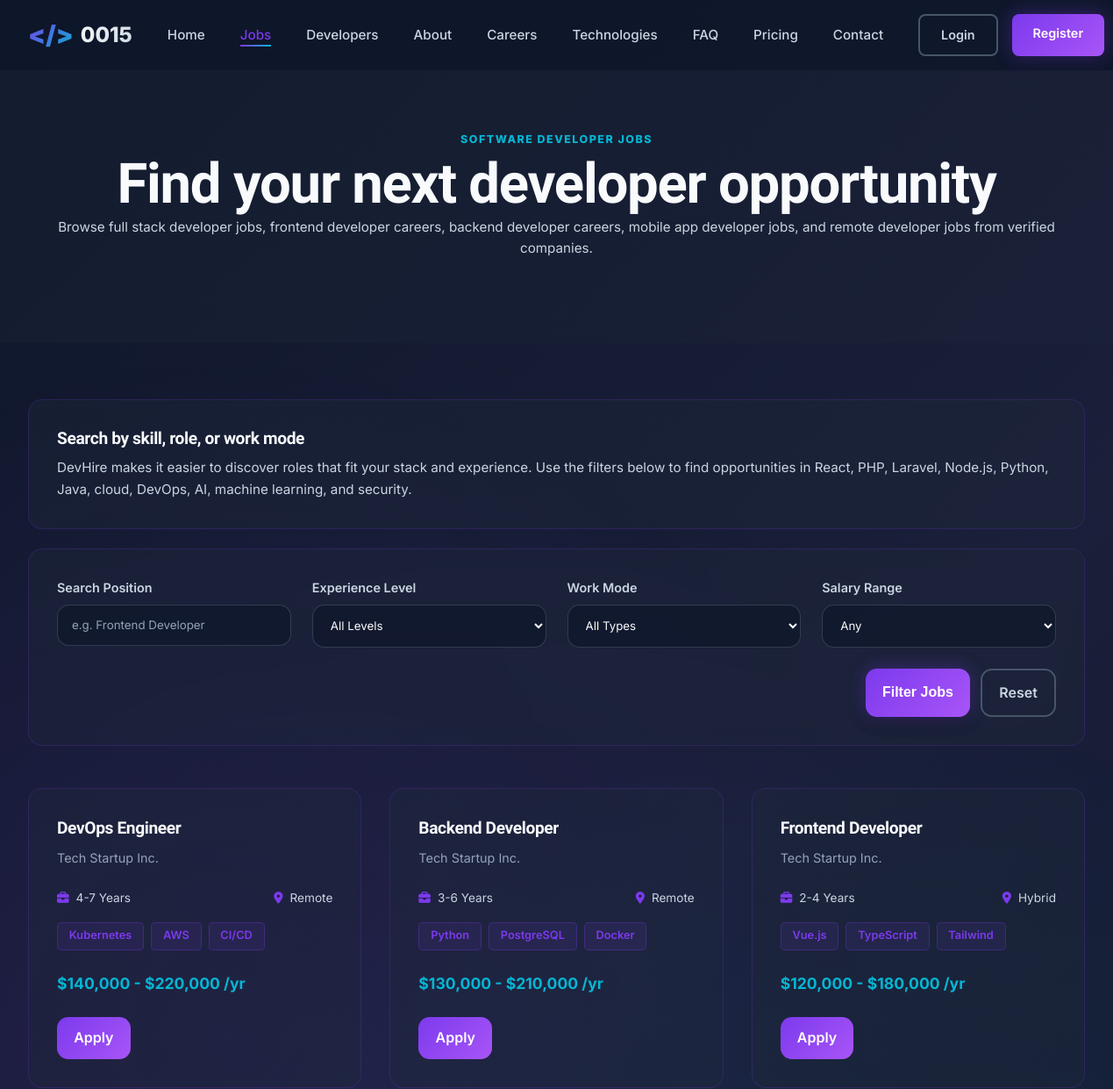
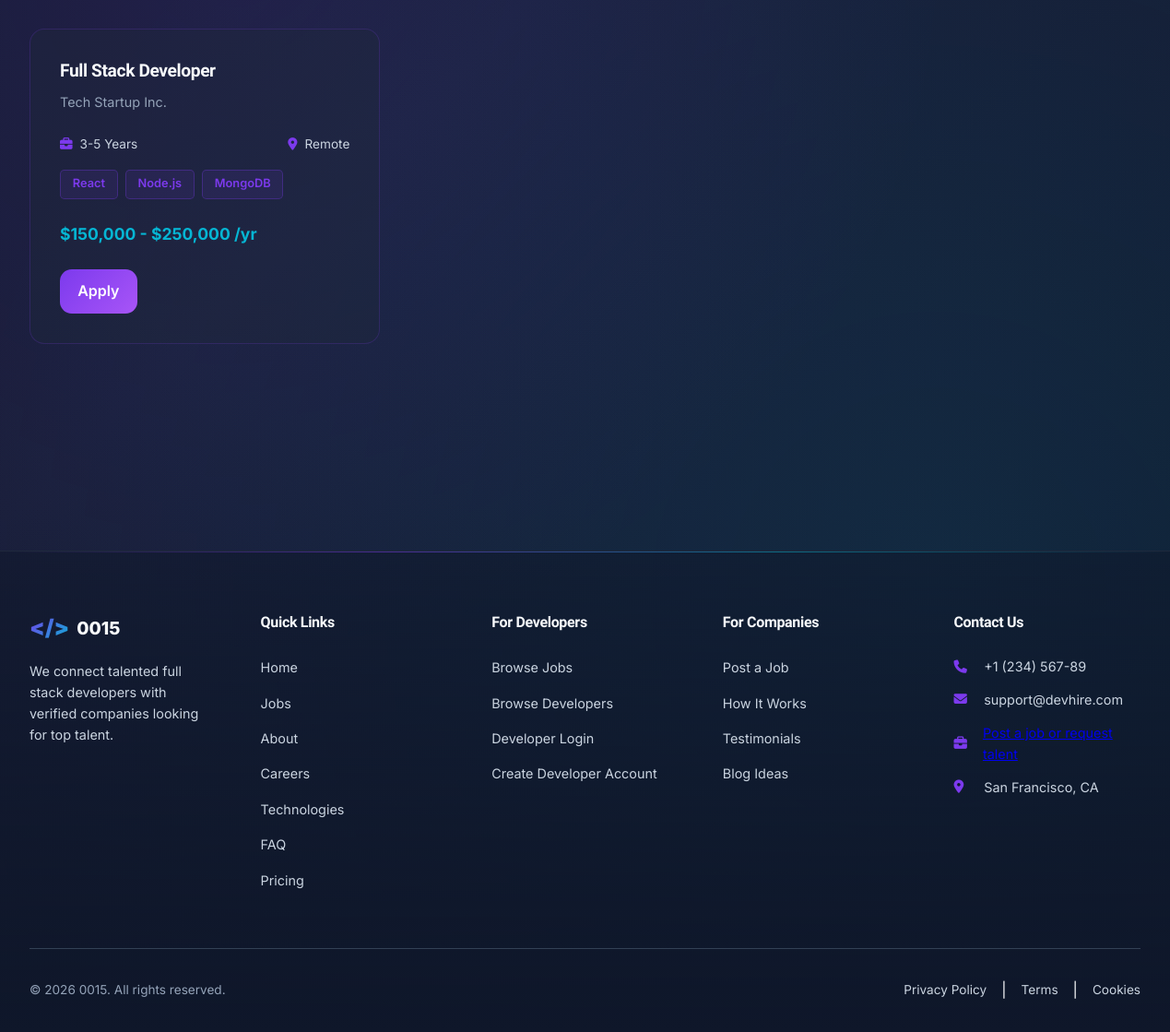
Screenshot of /pages/jobs.php with the database file from the repository (2 pictures, top to bottom).
### tables this page shows
CREATE TABLE jobs (
    id INT PRIMARY KEY AUTO_INCREMENT,
    title VARCHAR(255) NOT NULL,
    company_id INT NOT NULL,
    description LONGTEXT NOT NULL,
    requirements LONGTEXT NOT NULL,
    salary_min INT DEFAULT NULL,
    salary_max INT DEFAULT NULL,
    experience_level VARCHAR(50) DEFAULT NULL,
    job_type ENUM('full-time', 'part-time', 'contract', 'freelance') NOT NULL DEFAULT 'full-time',
    work_mode ENUM('remote', 'hybrid', 'on-site') NOT NULL DEFAULT 'remote',
    location VARCHAR(255) DEFAULT NULL,
    tech_stack LONGTEXT DEFAULT NULL,
    applications_count INT NOT NULL DEFAULT 0,
    status ENUM('active', 'inactive', 'closed') NOT NULL DEFAULT 'active',
    featured BOOLEAN NOT NULL DEFAULT FALSE,
    created_at TIMESTAMP NOT NULL DEFAULT CURRENT_TIMESTAMP,
    updated_at TIMESTAMP NOT NULL DEFAULT CURRENT_TIMESTAMP ON UPDATE CURRENT_TIMESTAMP,
    CONSTRAINT fk_jobs_company FOREIGN KEY (company_id) REFERENCES users(id) ON DELETE CASCADE,
    INDEX idx_status (status),
    INDEX idx_company (company_id),
    INDEX idx_featured (featured),
    FULLTEXT INDEX ft_title_description (title, description)
);

### includes/helpers.php (called while the page is built, shortened)
<?php
function appUrl(string $path = ''): string
{
    $normalizedPath = ltrim($path, '/');
    $baseUrl = APP_BASE_URL !== '' ? rtrim(APP_BASE_URL, '/') : '';
    return ($baseUrl !== '' ? $baseUrl : '') . '/' . $normalizedPath;
}
?>

### pages/jobs.php (the view, shortened to what this page needs)
<?php
require_once '../config/db.php';
$searchTerm = trim((string) ($_GET['q'] ?? $_GET['title'] ?? ''));
$page = max(1, (int) ($_GET['page'] ?? 1));
$limit = 12;
$offset = ($page - 1) * $limit;
$whereParts = ['j.status = ?'];
$params = ['active'];
$types = 's';
$whereSql = 'WHERE ' . implode(' AND ', $whereParts);
$dataSql = 'SELECT j.id, j.title, j.description, j.requirements, j.salary_min, j.salary_max, j.experience_level, j.job_type, j.work_mode, j.location, j.tech_stack, j.featured, j.created_at, COALESCE(u.company_name, u.fullName, \'Company\') AS company_name, COALESCE(u.profile_image, \'\') AS company_photo FROM jobs j LEFT JOIN users u ON u.id = j.company_id ' . $whereSql . ' ORDER BY j.featured DESC, j.created_at DESC LIMIT ? OFFSET ?';
$dataStmt = $conn->prepare($dataSql);
$dataParams = $params;
$dataTypes = $types . 'ii';
$dataParams[] = $limit;
$dataParams[] = $offset;
if (!empty($dataParams)) {
    $dataStmt->bind_param($dataTypes, ...$dataParams);
}
$dataStmt->execute();
$jobs = $dataStmt->get_result()->fetch_all(MYSQLI_ASSOC);
include '../includes/header.php';
include '../includes/navbar.php';
?>
    <section class="jobs-hero">
        <div class="jobs-hero-inner">
            <span class="eyebrow">Software Developer Jobs</span>
            <h1>Find your next developer opportunity</h1>
            <p class="quick-apply-subtitle">Browse full stack developer jobs, frontend developer careers, backend developer careers, mobile app developer jobs, and remote developer jobs from verified companies.</p>
        </div>
    </section>
    <section class="featured-jobs">
        <div class="job-card" style="margin-bottom: 22px;">
            <h2 class="job-title">Search by skill, role, or work mode</h2>
            <p class="feature-description">DevHire makes it easier to discover roles that fit your stack and experience. Use the filters below to find opportunities in React, PHP, Laravel, Node.js, Python, Java, cloud, DevOps, AI, machine learning, and security.</p>
        </div>
        <form method="GET" action="<?= appUrl('pages/jobs.php') ?>" class="jobs-filter-panel">
            <div class="jobs-filter-grid">
                <div class="form-group">
                    <label for="jobSearch">Search Position</label>
                    <input type="text" name="q" id="jobSearch" placeholder="e.g. Frontend Developer" value="<?= htmlspecialchars($searchTerm, ENT_QUOTES, 'UTF-8') ?>">
                </div>
                <div class="form-group">
                    <label for="experienceLevel">Experience Level</label>
                    <select id="experienceLevel" name="experience_level">
                        <option value="">All Levels</option>
                    </select>
                </div>
                <div class="form-group">
                    <label for="workMode">Work Mode</label>
                    <select id="workMode" name="work_mode">
                        <option value="">All Types</option>
                    </select>
                </div>
                <div class="form-group">
                    <label for="salaryRange">Salary Range</label>
                    <select id="salaryRange" name="salary_range">
                        <option value="">Any</option>
                    </select>
                </div>
            </div>
            <div class="jobs-filter-actions">
                <button type="submit" class="btn-primary jobs-filter-button">Filter Jobs</button>
                <a href="<?= appUrl('pages/jobs.php') ?>" class="btn-secondary jobs-filter-button jobs-filter-reset">Reset</a>
            </div>
        </form>
        <div class="jobs-grid">
            <?php if (!empty($jobs)): ?>
                <?php foreach ($jobs as $job): ?>
                    <div class="job-card">
                        <div class="job-header">
                            <h3 class="job-title"><?= htmlspecialchars($job['title'] ?? 'Untitled role', ENT_QUOTES, 'UTF-8') ?></h3>
                            <p class="job-company"><?= htmlspecialchars($job['company_name'] ?? 'Company', ENT_QUOTES, 'UTF-8') ?></p>
                        </div>
                        <div class="job-details">
                            <div class="job-meta">
                                <span class="meta-item">
                                    <i class="fas fa-briefcase"></i> <?= htmlspecialchars($job['experience_level'] ?? 'Not specified', ENT_QUOTES, 'UTF-8') ?>
                                </span>
                                <span class="meta-item">
                                    <i class="fas fa-map-marker-alt"></i> <?= htmlspecialchars(ucfirst((string) ($job['work_mode'] ?? 'remote')), ENT_QUOTES, 'UTF-8') ?>
                                </span>
                            </div>
                            <div class="job-tags">
                                <?php foreach (array_slice(array_filter(array_map('trim', explode(',', (string) ($job['tech_stack'] ?? '')))), 0, 3) as $tech): ?>
                                    <span class="tag"><?= htmlspecialchars($tech, ENT_QUOTES, 'UTF-8') ?></span>
                                <?php endforeach; ?>
                            </div>
                            <div class="job-salary">
                                <?= !empty($job['salary_min']) || !empty($job['salary_max']) ? '$' . number_format((int) ($job['salary_min'] ?? 0)) . ' - $' . number_format((int) ($job['salary_max'] ?? $job['salary_min'] ?? 0)) . ' /yr' : 'Salary hidden' ?>
                            </div>
                        </div>
                        <div class="job-footer">
                            <a href="<?= appUrl('pages/apply.php?job_id=' . (int) $job['id']) ?>" class="btn-apply-job">Apply</a>
                        </div>
                    </div>
                <?php endforeach; ?>
            <?php else: ?>
                <div class="empty-state">No active jobs match your filters right now.</div>
            <?php endif; ?>
        </div>
    </section>
    <div class="jobs-pagination-wrap">
    </div>
<?php include '../includes/footer.php'; ?>

### rows the page displays
jobs: title "DevOps Engineer", company_name "Tech Startup Inc.", experience_level "4-7 Years", work_mode "Remote", tech_stack "Kubernetes", tech_stack "AWS", tech_stack "CI/CD", salary_min "140,000", salary_max "220,000"
jobs: title "Backend Developer", company_name "Tech Startup Inc.", experience_level "3-6 Years", work_mode "Remote", tech_stack "Python", tech_stack "PostgreSQL", tech_stack "Docker", salary_min "130,000", salary_max "210,000"
jobs: title "Frontend Developer", company_name "Tech Startup Inc.", experience_level "2-4 Years", work_mode "Hybrid", tech_stack "Vue.js", tech_stack "TypeScript", tech_stack "Tailwind", salary_min "120,000", salary_max "180,000"
jobs: title "Full Stack Developer", company_name "Tech Startup Inc.", experience_level "3-5 Years", work_mode "Remote", tech_stack "React", tech_stack "Node.js", tech_stack "MongoDB", salary_min "150,000", salary_max "250,000"

### other values shown
$siteName "0015"
substr(CONTACT_PHONE, 0, 15) "+1 (234) 567-89"
CONTACT_SUPPORT_EMAIL "support@devhire.com"
